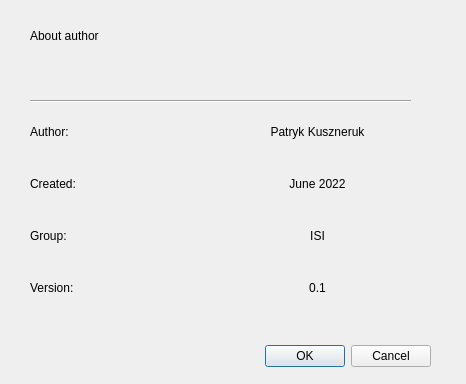
<?xml version="1.0" encoding="UTF-8"?>
<ui version="4.0">
 <class>InfoDialog</class>
 <widget class="QDialog" name="InfoDialog">
  <property name="geometry">
   <rect>
    <x>0</x>
    <y>0</y>
    <width>466</width>
    <height>384</height>
   </rect>
  </property>
  <property name="font">
   <font/>
  </property>
  <property name="windowTitle">
   <string>Dialog</string>
  </property>
  <widget class="QDialogButtonBox" name="buttonBox">
   <property name="geometry">
    <rect>
     <x>90</x>
     <y>340</y>
     <width>341</width>
     <height>32</height>
    </rect>
   </property>
   <property name="orientation">
    <enum>Qt::Horizontal</enum>
   </property>
   <property name="standardButtons">
    <set>QDialogButtonBox::Cancel|QDialogButtonBox::Ok</set>
   </property>
  </widget>
  <widget class="QLabel" name="label_4">
   <property name="geometry">
    <rect>
     <x>770</x>
     <y>170</y>
     <width>359</width>
     <height>189</height>
    </rect>
   </property>
   <property name="text">
    <string>Group</string>
   </property>
  </widget>
  <widget class="QWidget" name="verticalLayoutWidget_3">
   <property name="geometry">
    <rect>
     <x>10</x>
     <y>80</y>
     <width>421</width>
     <height>251</height>
    </rect>
   </property>
   <layout class="QVBoxLayout" name="verticalLayout_4">
    <property name="leftMargin">
     <number>20</number>
    </property>
    <property name="topMargin">
     <number>20</number>
    </property>
    <property name="rightMargin">
     <number>20</number>
    </property>
    <property name="bottomMargin">
     <number>20</number>
    </property>
    <item>
     <widget class="Line" name="line">
      <property name="orientation">
       <enum>Qt::Horizontal</enum>
      </property>
     </widget>
    </item>
    <item>
     <layout class="QHBoxLayout" name="horizontalLayout">
      <item>
       <layout class="QVBoxLayout" name="verticalLayout">
        <item>
         <widget class="QLabel" name="label_2">
          <property name="text">
           <string>Author:</string>
          </property>
         </widget>
        </item>
        <item>
         <widget class="QLabel" name="label_5">
          <property name="text">
           <string>Created: </string>
          </property>
         </widget>
        </item>
        <item>
         <widget class="QLabel" name="label_3">
          <property name="text">
           <string>Group: </string>
          </property>
         </widget>
        </item>
        <item>
         <widget class="QLabel" name="label_10">
          <property name="text">
           <string>Version:</string>
          </property>
         </widget>
        </item>
       </layout>
      </item>
      <item>
       <layout class="QVBoxLayout" name="verticalLayout_2">
        <item>
         <widget class="QLabel" name="label_6">
          <property name="text">
           <string>Patryk Kuszneruk</string>
          </property>
          <property name="alignment">
           <set>Qt::AlignCenter</set>
          </property>
         </widget>
        </item>
        <item>
         <widget class="QLabel" name="label_7">
          <property name="text">
           <string>June 2022</string>
          </property>
          <property name="alignment">
           <set>Qt::AlignCenter</set>
          </property>
         </widget>
        </item>
        <item>
         <widget class="QLabel" name="label_8">
          <property name="text">
           <string>ISI</string>
          </property>
          <property name="alignment">
           <set>Qt::AlignCenter</set>
          </property>
         </widget>
        </item>
        <item>
         <widget class="QLabel" name="label_9">
          <property name="text">
           <string>0.1</string>
          </property>
          <property name="alignment">
           <set>Qt::AlignCenter</set>
          </property>
         </widget>
        </item>
       </layout>
      </item>
     </layout>
    </item>
   </layout>
  </widget>
  <widget class="QLabel" name="label">
   <property name="geometry">
    <rect>
     <x>30</x>
     <y>10</y>
     <width>381</width>
     <height>51</height>
    </rect>
   </property>
   <property name="text">
    <string>About author</string>
   </property>
  </widget>
 </widget>
 <resources/>
 <connections>
  <connection>
   <sender>buttonBox</sender>
   <signal>accepted()</signal>
   <receiver>InfoDialog</receiver>
   <slot>accept()</slot>
   <hints>
    <hint type="sourcelabel">
     <x>248</x>
     <y>254</y>
    </hint>
    <hint type="destinationlabel">
     <x>157</x>
     <y>274</y>
    </hint>
   </hints>
  </connection>
  <connection>
   <sender>buttonBox</sender>
   <signal>rejected()</signal>
   <receiver>InfoDialog</receiver>
   <slot>reject()</slot>
   <hints>
    <hint type="sourcelabel">
     <x>316</x>
     <y>260</y>
    </hint>
    <hint type="destinationlabel">
     <x>286</x>
     <y>274</y>
    </hint>
   </hints>
  </connection>
 </connections>
</ui>
